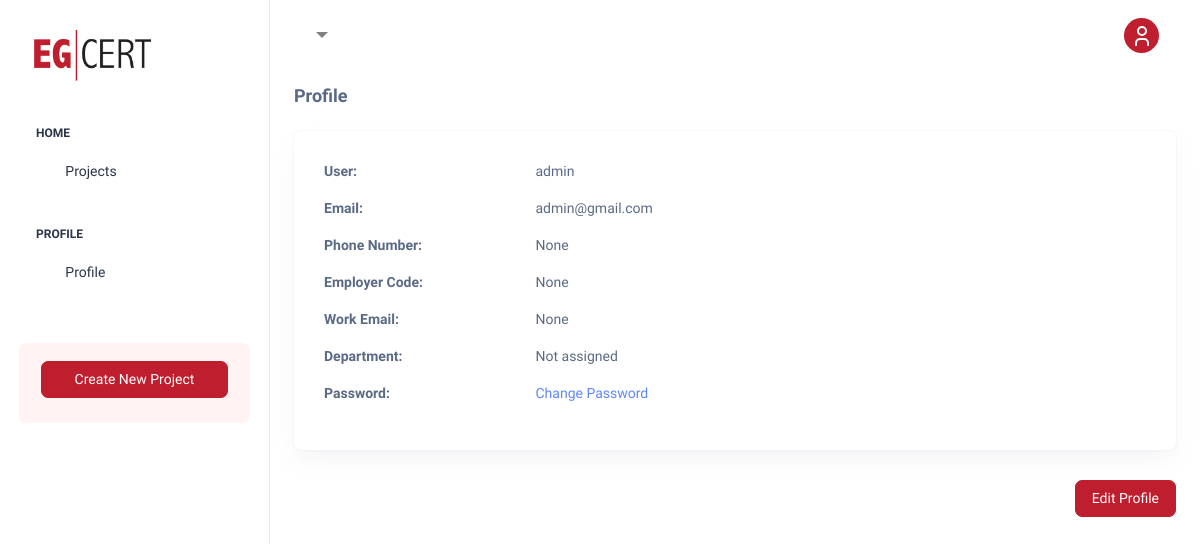
/accounts/profile/ (signed in), run on the app's committed database.
### accounts/models.py (models this page shows, shortened)
class Profile(models.Model):
    DEPARTMENT_CHOICES = [
        ('etst', 'Emerging technology Security testing'),
        ('wsst', 'wireless systems security testing'),
        ('rts', 'research and technical solutions'),
        ('ai', 'AI Security research'),
    ]
    user = models.OneToOneField(User , on_delete=models.CASCADE)
    phone_number = models.CharField(max_length=15, null=True , blank=True)
    employer_code = models.CharField(max_length=10, null=True , blank=True)
    work_email = models.EmailField(max_length=254, null=True, blank=True)
    department_name = models.CharField(
        max_length=50,  # Limit the length according to your department names
        choices=DEPARTMENT_CHOICES,  # Apply the choices here
        null=True, blank=True
    )

### accounts/views.py (the view)
# urls.py: path('profile/', views.profile, name='profile'),
def profile(request):
    profile = Profile.objects.get(user = request.user)
    return render(request, 'profile/profile.html' , {"profile":profile})

### projects/context_processors.py (called while the page is built)
def user_projects(request):
    if request.user.is_authenticated:
        projects = Project.objects.filter(project_workers=request.user) | Project.objects.filter(owner=request.user)
        print(projects)
        return {'user_projects': projects.distinct()}  # Use distinct() to avoid duplicate results
    return {'user_projects': []}

### projects/models.py (called while the page is built)
    def __str__(self):
        return self.name

### accounts/templates/profile/profile.html
{% extends "base_before_project.html" %}
{% block content %}
  <div class="card-body container-fluid">
    <h5 class="card-title fw-semibold mb-4">Profile</h5>
    <div class="card">
      <div class="card-body">
        <div class="row mb-3">
          <div class="col-md-3"><strong>User:</strong></div>
          <div class="col-md-9">{{ profile.user }}</div>
        </div>
        <div class="row mb-3">
          <div class="col-md-3"><strong>Email:</strong></div>
          <div class="col-md-9">{{ profile.user.email }}</div>
        </div>
        <div class="row mb-3">
          <div class="col-md-3"><strong>Phone Number:</strong></div>
          <div class="col-md-9">{{ profile.phone_number }}</div>
        </div>
        <div class="row mb-3">
          <div class="col-md-3"><strong>Employer Code:</strong></div>
          <div class="col-md-9">{{ profile.employer_code }}</div>
        </div>
        <div class="row mb-3">
          <div class="col-md-3"><strong>Work Email:</strong></div>
          <div class="col-md-9">{{ profile.work_email }}</div>
        </div>
        <div class="row mb-3">
          <div class="col-md-3"><strong>Department:</strong></div>
          <div class="col-md-9">
            {% if profile.department_name %}
              {{ profile.get_department_name_display }}
            {% else %}
              Not assigned
            {% endif %}
          </div>
        </div>
        <div class="row mb-3">
          <div class="col-md-3"><strong>Password: </strong></div>
          <div class="col-md-9">
            <a href="/accounts/password_change">Change Password</a>
          </div>
        </div>
      </div>
    </div>
    <div class="d-flex justify-content-end mt-4">
      <a href="/accounts/profile/edit" class="btn btn-primary">Edit Profile</a>
    </div>
  </div>
  </div>
{% endblock %}

### data on the page
Profile: user "admin", user.email "admin@gmail.com", phone_number "None", employer_code "None", work_email "None"
